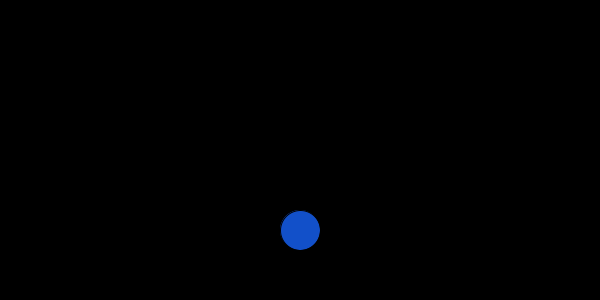
Frame 1 (no input)
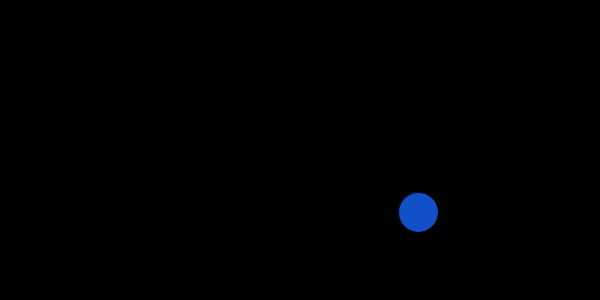
Frame 60 (the mouse pressed at the canvas centre just before this capture)
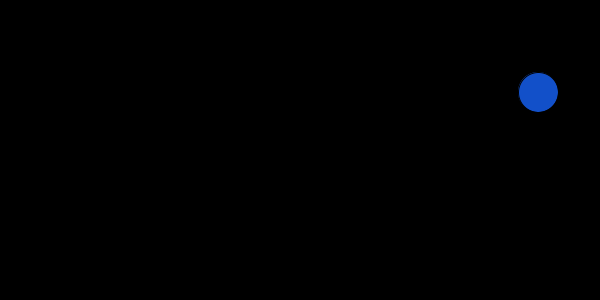
Frame 120 (the mouse held since frame 60 and released just before this capture)

The Processing sketch that drew these frames (run headless with seeded random() and noise(); from frame 60 on, the mouse is pressed at the canvas centre):

// Processing sketch: Proyecto
// ── Proyecto.pde
Pelota pelota;
Raqueta raqueta;

public void setup(){
  size(600,300);
  pelota= new Pelota(width/2, height-70, 40,2);
}

public void draw(){
  background(0);
  pelota.dibujarPelota();
  pelota.moverPelota();
  
}

// ── Pelota.pde
class Pelota{
   float posX, posY;
   float direccionX, direccionY;
   float diametro;
   float velocidad;
   
  //Constructor por defecto
  public Pelota(){
  }
  
  public Pelota(float posX, float posY, float diametro, float velocidad){
    this.posX=posX;
    this.posY=posY;
    this.diametro=diametro;
    this.velocidad=velocidad;
    this.direccionX=1;
    this.direccionY=1;
  }
  
  public void dibujarPelota(){
    fill(#1250C9);
    ellipse(posX, posY, diametro, diametro);
  }
  public void moverPelota(){
    posX+=direccionX*velocidad;
    posY+=direccionY*velocidad;
    if(posX>=width-diametro/2 || posX<=diametro/2){
       direccionX*=-1;
    }
    if(posY>=height-diametro/2 || posY<=diametro/2){
       direccionY*=-1;
    }  
  }
}

// ── Raqueta.pde
class Raqueta{
  private float posX, posY;
  private float ancho, alto;
  private float velocidad;
  
  //Constructor por defecto
  public Raqueta(){
  }
  public Raqueta(float posX, float posY, float ancho, float alto){
    this.posX=posX;
    this.posY=posY;
    this.ancho=ancho;
    this.alto=alto;
    this.velocidad=4;
  }
  
  public void dibujarRaqueta(){
    fill(#FC1717);
    rect(this.posX,this.posY,this.ancho,this.alto);
  }
  
  public void moverRaqueta(int direccion){
    this.posX+=direccion * velocidad;  
    if (this.posX<0){
      this.posX=0;
    }
    if(this.posX > width - this.ancho){
      this.posX = width - this.ancho;
    }
    
  }
 
  public float getPosX() {
    return posX;
  }
  public float getPosY() {
    return posY;
  }
  public float getAncho() {
    return ancho;
  }
  public float getAlto() {
    return alto;
  }
  public float getVelocidad() {
    return velocidad;
  }
  public void setPosX(float posX) {
    this.posX = posX;
  }
  public void setPosY(float posY) {
    this.posY = posY;
  }
  public void setAncho(float ancho) {
    this.ancho = ancho;
  }
  public void setAlto(float alto) {
    this.alto = alto;
  }
  public void setVelocidad(float velocidad) {
    this.velocidad = velocidad;
  } 
}
